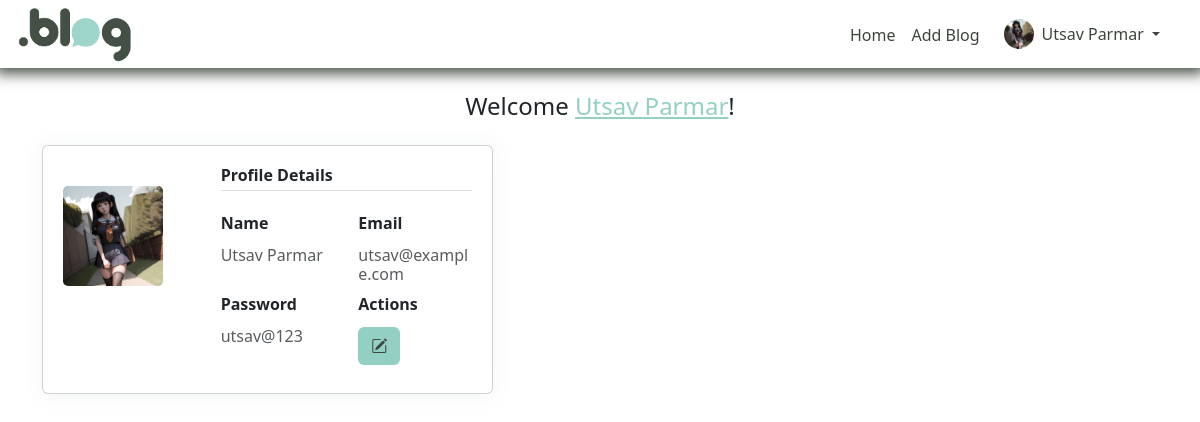
Page /profile.php (signed in) on the earlier database version.
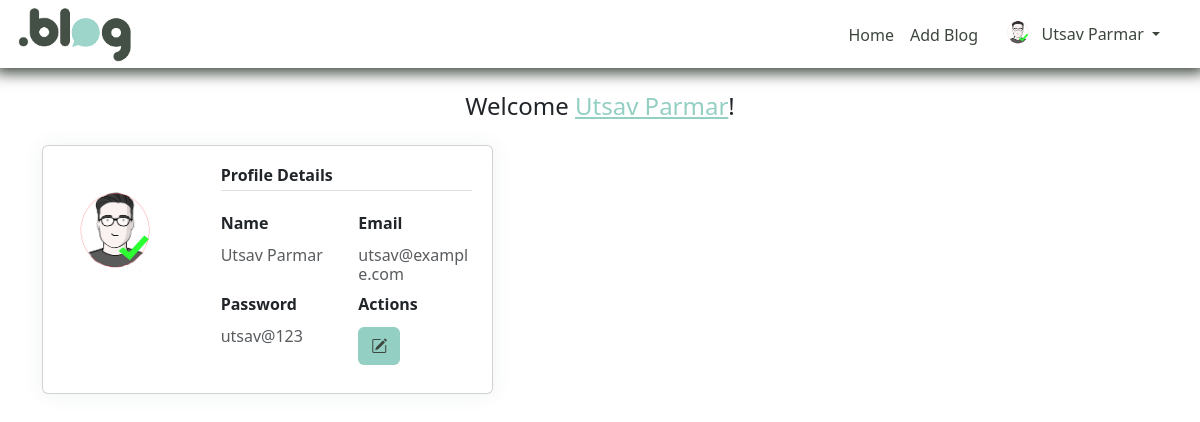
Same page on the later database version.
### tables this page shows
CREATE TABLE `users` (
  `user_id` int(11) NOT NULL,
  `name` varchar(100) NOT NULL,
  `email` varchar(100) NOT NULL,
  `password` varchar(100) NOT NULL,
  `user_type` enum('client','admin') NOT NULL DEFAULT 'client',
  `image` varchar(100) DEFAULT NULL
);

### profile.php (the view, shortened to what this page needs)
<!DOCTYPE html>
<html lang="en">
<head>
    <link rel="stylesheet" href="css/profile.css">
</head>
<body>
    <?php
    include "./navbar_dash.php";
    $user_id = $_SESSION["user_id"];
    $username = $_SESSION["username"];
    $query = "select * from users where user_id='$user_id'";
    $runquery = mysqli_query($conn, $query);
    $row = mysqli_fetch_assoc($runquery);
    $email = $row["email"];
    $password = $row["password"];
    echo "
    <div class='container my-4'>
      <h4 class='text-center'>Welcome <span class='text-custom text-decoration-underline'>$username</span>!</h4>
    </div>
    ";
    ?>
    <div class="container my-4">
        <div class="row">
            <div class="col-xl-5 col-md-5">
                <div class="card user-card-full">
                    <div class="row m-l-0 m-r-0">
                        <div class="col-sm-4 bg-c-lite-green user-profile">
                            <div class="card-block text-center ">
                                <div class="m-b-25">
                                    <img src="upload/profile/<?= $image ?>" height="100" class="img-radius"
                                        alt="User-Profile-Image">
                                </div>
                            </div>
                        </div>
                        <div class="col-sm-8">
                            <div class="card-block">
                                <h6 class="m-b-20 p-b-5 b-b-default f-w-600">Profile Details</h6>
                                <div class="row">
                                    <div class="col-sm-6">
                                        <p class="m-b-10 f-w-600">Name</p>
                                        <h6 class="text-muted f-w-400">
                                            <?= $username ?>
                                        </h6>
                                    </div>
                                    <div class="col-sm-6">
                                        <p class="m-b-10 f-w-600">Email</p>
                                        <h6 class="text-muted f-w-400">
                                            <?= $email ?>
                                        </h6>
                                    </div>
                                </div>
                                <div class="row">
                                    <div class="col-sm-6">
                                        <p class="m-b-10 f-w-600">Password</p>
                                        <h6 class="text-muted f-w-400">
                                            <?= $password ?>
                                        </h6>
                                    </div>
                                    <div class="col-sm-6">
                                        <p class="m-b-10 f-w-600">Actions</p>
                                        <h6 class="text-muted f-w-400"><button class="btn btn-custom"
                                                data-bs-toggle="modal" data-bs-target="#editFromUser"><i
                                                    class="bi bi-pencil-square"></i></button></h6>
                                    </div>
                                </div>
                            </div>
                        </div>
                    </div>
                </div>
            </div>
        </div>
    </div>
</body>
</html>

### navbar_dash.php (shortened to what this page needs)
<?php
include "connection.php";
$user_id = $_SESSION["user_id"];
$query = "SELECT * FROM Users WHERE user_id='$user_id'";
$runquery = mysqli_query($conn, $query);
$row = mysqli_fetch_assoc($runquery);
$name = $row["name"];
$image = $row["image"];
?>
<!DOCTYPE html>
<html lang="en">
<head>
  <link href="https://cdn.jsdelivr.net/npm/bootstrap@5.3.1/dist/css/bootstrap.min.css" rel="stylesheet"
>
  <link rel="stylesheet" href="./css/style.css">
  <link rel="stylesheet"
    href="https://cdnjs.cloudflare.com/ajax/libs/line-awesome/1.3.0/line-awesome/css/line-awesome.min.css"
 />
  <link href="./lib/css/bootstrap-icons/bootstrap-icons.css" rel="stylesheet">
</head>
<body>
  <header class="p-1 header_nav">
    <div class="container-fluid">
      <div class="d-flex flex-wrap align-items-center justify-content-center justify-content-lg-start">
        <a href="/" class="d-flex align-items-center mb-2 mb-lg-0 text-white text-decoration-none">
          <img src="./assets/site_logo.png" alt="logo" height="60">
        </a>
        <ul class="nav col-12 col-lg-auto me-2 mb-2 justify-content-center mb-md-0 ms-auto ">
          <li><a href="./dashboard.php" class="nav-link px-2 mt-1 ">Home</a></li>
          <li><a href="./add_blog.php" class="nav-link px-2 mt-1">Add Blog</a></li>
          <li class="nav-item dropdown pe-3">
            <a class="nav-link nav-profile d-flex align-items-center pe-0" href="#" data-bs-toggle="dropdown">
              <img src="upload/profile/<?= $image ?>" alt="Profile" class="rounded-circle" height="30">
              <span class="d-none d-md-block dropdown-toggle ps-2">
                <?= $name ?>
              </span>
            </a>
          </li>
        </ul>
      </div>
    </div>
  </header>
</body>
</html>

Differences in the rows shown:
changed users "Utsav Parmar": image: a different picture
